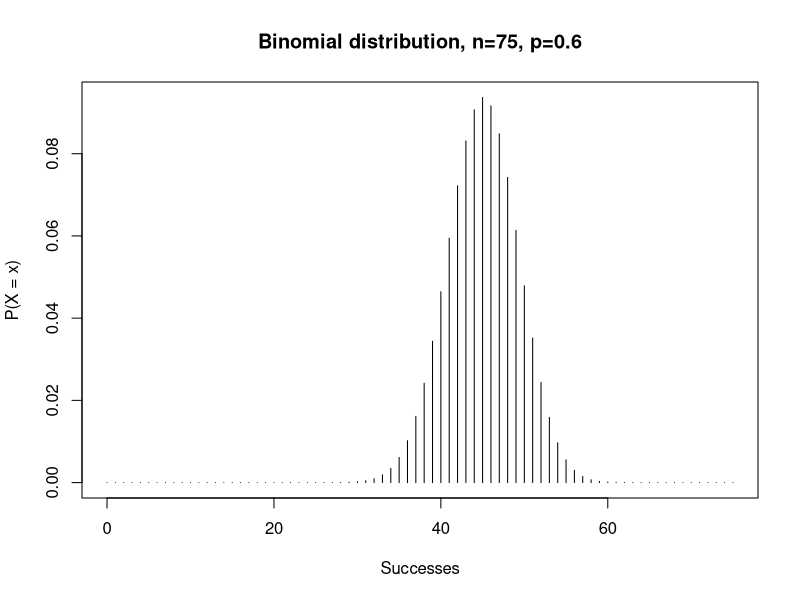
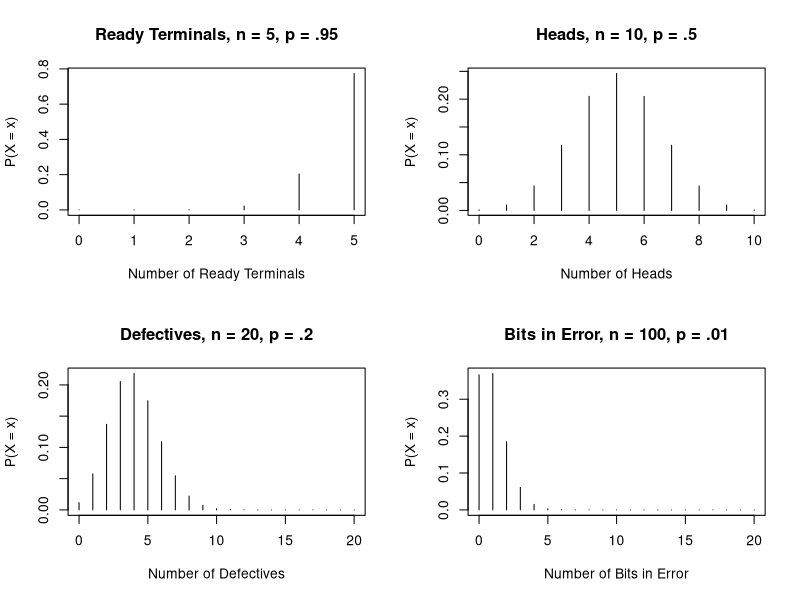
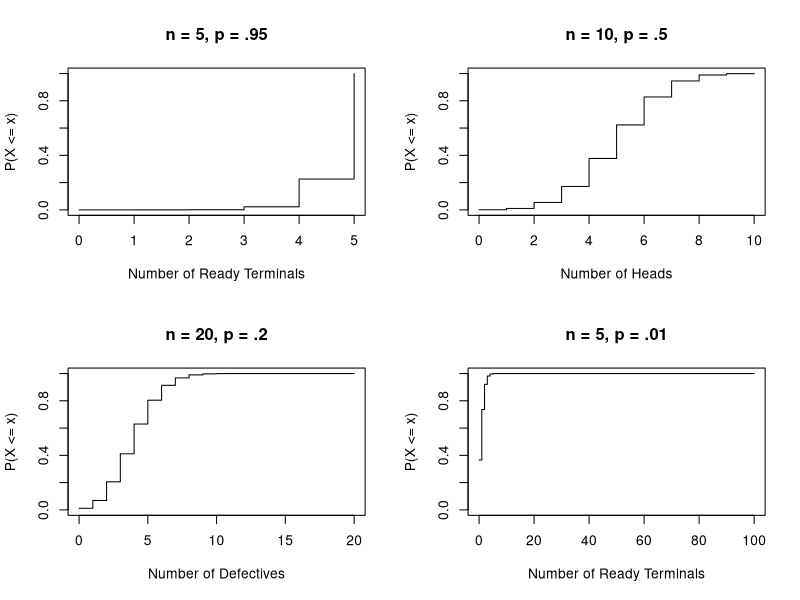
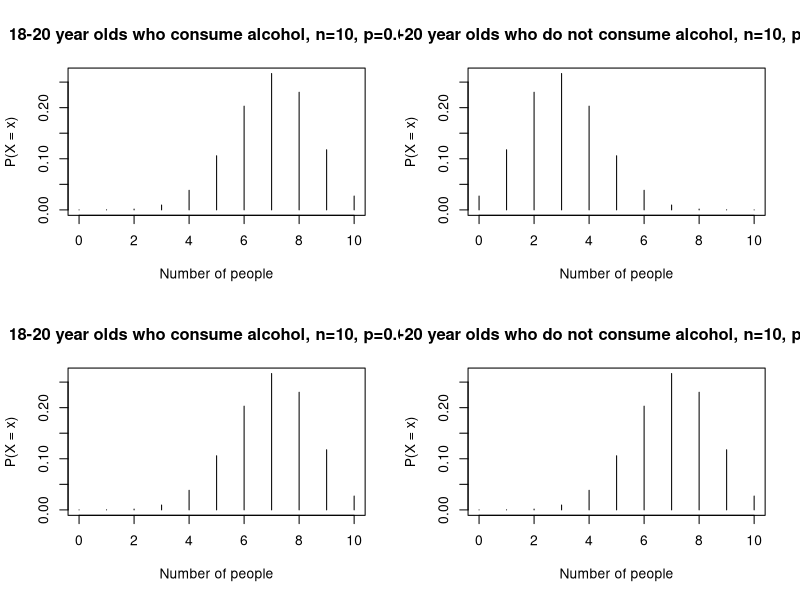
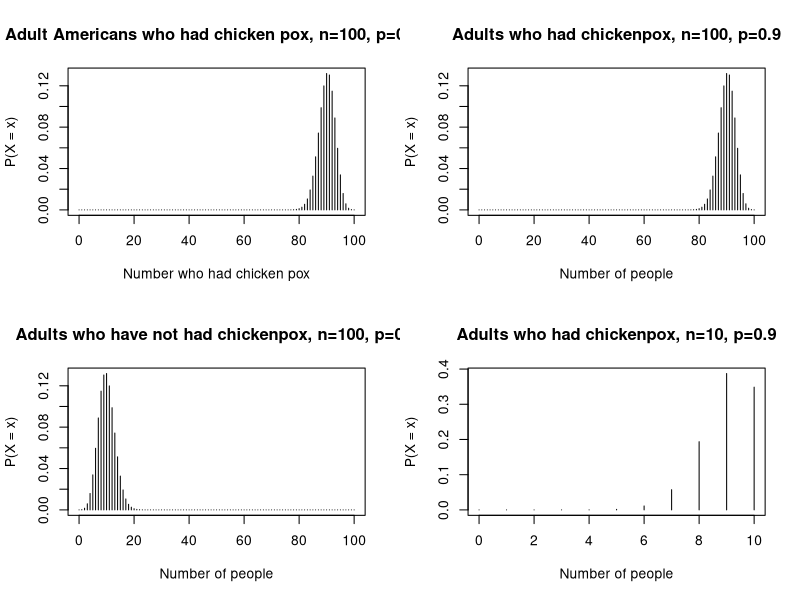
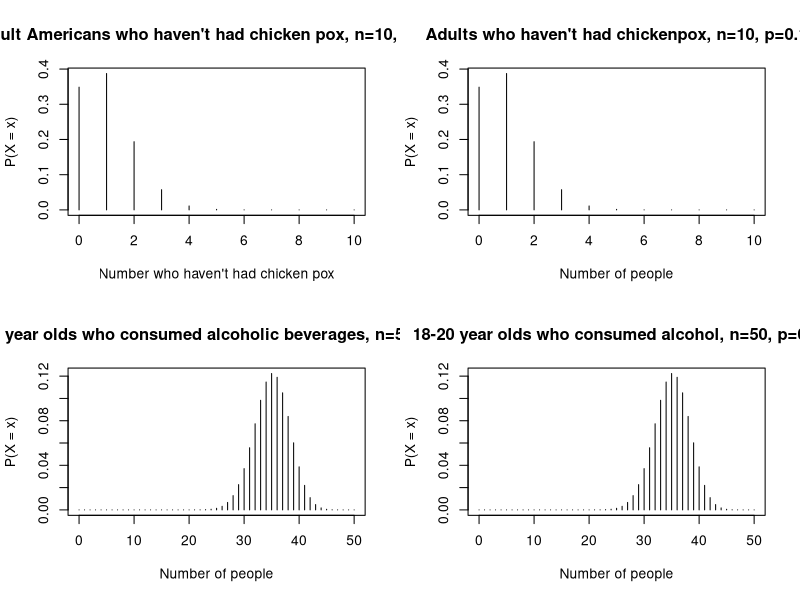
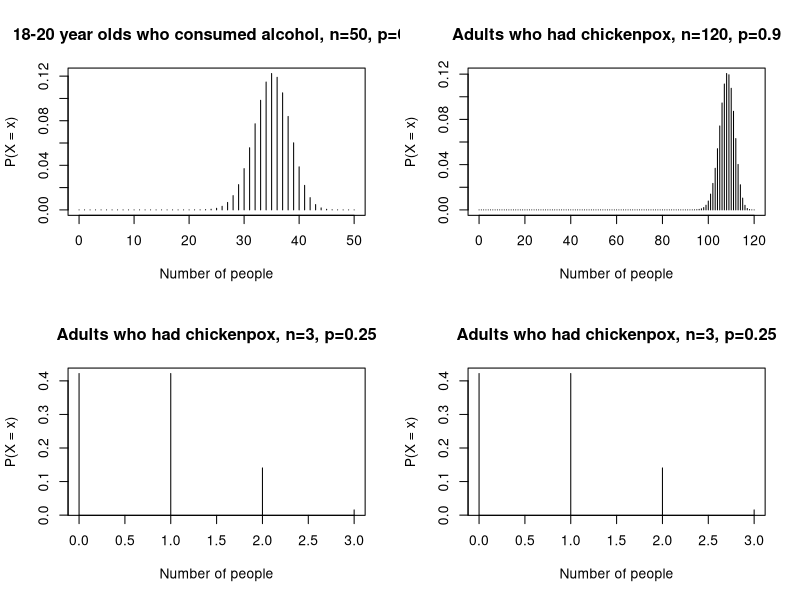
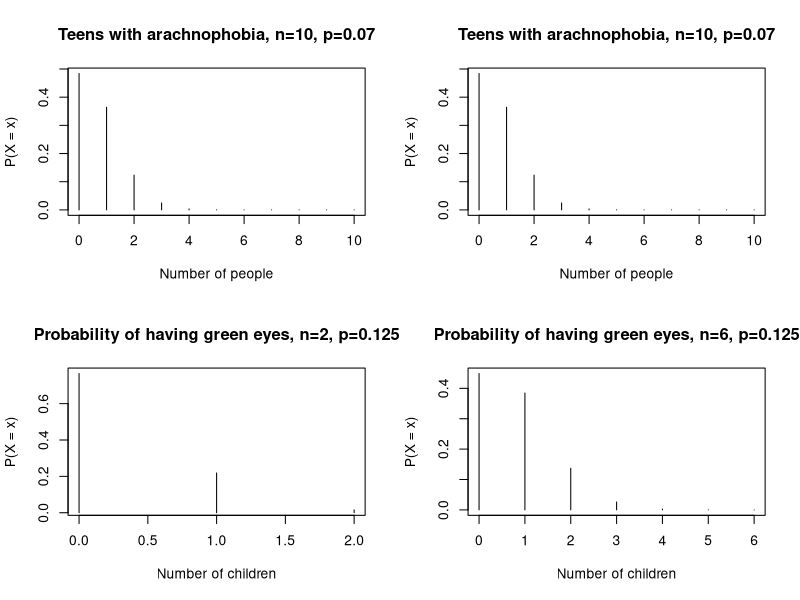

These charts were generated, in order, by the following R code:
## ---- chunk 1
knitr::opts_chunk$set(echo = TRUE)
# https://stackoverflow.com/questions/5352099/how-to-disable-scientific-notation
# https://stackoverflow.com/questions/25946047/how-to-prevent-scientific-notation-in-r
options(scipen = 999)
## ---- chunk 2
binom_summary <- function(successes, trials, prob,
                          main = NULL, xlab = "Successes", ylab = "P(X = x)") {
  # Annotate plot.
  param_str <- paste0(", n=", trials, ", p=", prob)
  main <- ifelse(is.null(main), paste0("Binomial distribution", param_str),
                 paste0(main, param_str))

  plot(0:trials, dbinom(0:trials, trials, prob = prob),
     xlab = xlab,
     ylab = ylab,
     type = "h",
     main = main)
  
  mu <- trials * prob
  sigma <- sqrt(trials * prob * (1 - prob))
  is_normal_approx <- trials * prob >= 10 & trials * (1 - prob) >= 10

  print(paste0("mu: ", mu))
  print(paste0("sigma: ", sigma))
  
  print(paste0("Trials: ", trials))
  print(paste0("Successes: ", successes))

  prob.exact <- dbinom(successes, trials, prob)
  
  prob.cumulative.lt <- pbinom(successes - 1, trials, prob)
  # Normal approximation
  prob.cumulative.lt.approx <- pnorm(successes, mu, sigma)
  # Normal approximation with continuity correction.
  prob.cumulative.lt.approx.corr <- pnorm(successes - 0.5, mu, sigma)
  
  prob.cumulative.le <- pbinom(successes, trials, prob)
  # Normal approximation
  prob.cumulative.le.approx <- pnorm(successes, mu, sigma)
  # Normal approximation with continuity correction.
  prob.cumulative.le.approx.corr <- pnorm(successes + 0.5, mu, sigma)
  
  prob.cumulative.gt <- pbinom(successes, trials, prob, lower.tail = F)
  # Normal approximation
  prob.cumulative.gt.approx <- pnorm(successes, mu, sigma, lower.tail = F)
  # Normal approximation with continuity correction.
  prob.cumulative.gt.approx.corr <- pnorm(successes + 0.5, mu, sigma, lower.tail = F)

  prob.cumulative.ge <- pbinom(successes - 1, trials, prob, lower.tail = F)
  # Normal approximation
  prob.cumulative.ge.approx <- pnorm(successes, mu, sigma, lower.tail = F)
  # Normal approximation with continuity correction.
  prob.cumulative.ge.approx.corr <- pnorm(successes - 0.5, mu, sigma, lower.tail = F)

  print(paste0("Binomial probability. P(X=x): ", round(prob.exact, 4)))

  print(paste0("Cumulative probability. P(X<x): ", round(prob.cumulative.lt, 4)))
  if (is_normal_approx) {
    print(paste0("    Normal approximation. P(X<x): ",
                 round(prob.cumulative.lt.approx, 4)))
    print(paste0("    Normal approximation w/ continuity correction. P(<x): ",
                 round(prob.cumulative.lt.approx.corr, 4)))
  }
  
  print(paste0("Cumulative probability. P(X<=x): ", round(prob.cumulative.le, 4)))
  if (is_normal_approx) {
    print(paste0("    Normal approximation. P(X<=x): ",
                 round(prob.cumulative.le.approx, 4)))
    print(paste0("    Normal approximation w/ continuity correction. P(<=x): ",
                 round(prob.cumulative.le.approx.corr, 4)))
  }
  
  print(paste0("Cumulative probability. P(X>x): ", round(prob.cumulative.gt, 4)))
  if (is_normal_approx) {
    print(paste0("    Normal approximation. P(X>x): ",
                 round(prob.cumulative.gt.approx, 4)))
    print(paste0("    Normal approximation w/ continuity correction. P(X>x): ",
                 round(prob.cumulative.gt.approx.corr, 4)))
  }

    print(paste0("Cumulative probability. P(X>=x): ", round(prob.cumulative.ge, 4)))
  if (is_normal_approx) {
    print(paste0("    Normal approximation. P(X>=x): ",
                 round(prob.cumulative.ge.approx, 4)))
    print(paste0("    Normal approximation w/ continuity correction. P(X>=x): ",
                 round(prob.cumulative.ge.approx.corr, 4)))
  }
}

binom_summary(52, 75, 0.60)
## ---- chunk 3
dbinom(x = 3, size =5, prob = .95)
## ---- chunk 4
x <- 0:5
dbinom(x, size= 5, prob =.95)
## ---- chunk 5
x <- 0:10
round(dbinom(x, 10, .5), 4)
## ---- chunk 6
options(scipen = 4)
x <- 0:20
dbinom(x, 20, 0.20)
## ---- chunk 7
x <- 0:100
dbinom(x, 100, 0.01)
## ---- chunk 8
par(mfrow = c(2,2)) # multiframe

x<-0:5 #Example 11.1
plot(x, dbinom(x, size = 5, prob = .95),
xlab = "Number of Ready Terminals",
ylab = "P(X = x)", type = "h",
main = "Ready Terminals, n = 5, p = .95")

x<-0:10 #Example 11.2
plot(x, dbinom(x, size = 10, prob = .5),
xlab = "Number of Heads",
ylab = "P(X = x)", type = "h", main = "Heads, n = 10, p = .5")

x<-0:20 #Example 11.3
plot(x, dbinom(x, size = 20, prob = .2),
xlab = "Number of Defectives",
ylab = "P(X = x)", type = "h",
main = "Defectives, n = 20, p = .2")

x<-0:20 #Example 11.4. No need for full range here
plot(x, dbinom(x, size = 100, prob = .01),
               xlab = "Number of Bits in Error",
               ylab = "P(X = x)", type = "h",
               main = "Bits in Error, n = 100, p = .01")
## ---- chunk 9
pbinom(3, 5, .95)
## ---- chunk 10
1 - pbinom(3, 5, .95)
pbinom(3, 5, .95, lower.tail = F)
## ---- chunk 11
pbinom (4, size = 20, prob =.2)
## ---- chunk 12
1 - pbinom(4, size = 20, prob = .2)
pbinom(4, size = 20, prob = .2, lower.tail = F)
## ---- chunk 13
x <- 0:20
prob <- pbinom(x, size = 20, prob= .2)

# Round to 4 decimal places.
round(prob, 4)
## ---- chunk 14
par(mfrow = c(2,2)) #multiframe
x = 0:5
plot(x, pbinom(x, size = 5, prob = .95),
     xlab = "Number of Ready Terminals",
     ylab = "P(X <= x)", ylim = c(0, 1),
     type = "s", main = "n = 5, p = .95")

x = 0:10
plot(x, pbinom(x, size = 10, prob = .5),
     xlab = "Number of Heads",
     ylab = "P(X <= x)", ylim = c(0, 1),
     type = "s", main = "n = 10, p = .5")

x = 0:20
plot(x, pbinom(x, size = 20, prob = .2),
     xlab = "Number of Defectives",
     ylab = "P(X <= x)", ylim = c(0, 1),
     type = "s", main = "n = 20, p = .2")

x = 0:100
plot(x, pbinom(x, size = 100, prob = .01),
     xlab = "Number of Ready Terminals",
     ylab = "P(X <= x)", ylim = c(0, 1),
     type = "s", main = "n = 5, p = .01")
## ---- chunk 15
celsius <- function(fahrenheit) {
  c <- (fahrenheit - 32) * (5 / 9)
  return(c)
}
mu.f <-77
sigma.f <- 5

mu.c <- celsius(mu.f)
## Nuh-uh.
## sigma.c <- celsius(sigma.f)
sigma.c <- 5 * (5 / 9)
## ---- chunk 16
temp.25percent <- qnorm(0.25) * sigma.c + mu.c
temp.75percent <- qnorm(0.75) * sigma.c + mu.c
iqr.temp <- round(temp.75percent - temp.25percent, 2)
## ---- chunk 17
binom_summary(successes = 6, trials = 10, prob = 0.697,
              main = "18-20 year olds who consume alcohol",
              xlab = "Number of people")
## ---- chunk 18
binom_summary(successes = 4, trials = 10, prob = 1 - 0.697,
              main = "18-20 year olds who do not consume alcohol",
              xlab = "Number of people")
## ---- chunk 19
binom_summary(successes = 2, trials = 10, prob = 0.697,
              main = "18-20 year olds who consume alcohol",
              xlab = "Number of people")
## ---- chunk 20
binom_summary(successes = 1, trials = 10, prob = 0.697,
              main = "18-20 year olds who do not consume alcohol",
              xlab = "Number of people")
## ---- chunk 21
plot(0:100, dbinom(x, 100, 0.90),
     xlab = "Number who had chicken pox",
     ylab = "P(X = x)",
     type = "h",
     main = "Adult Americans who had chicken pox, n=100, p=0.90")
## ---- chunk 22
binom_summary(successes = 97, trials = 100, prob = 0.90,
              main = "Adults who had chickenpox",
              xlab = "Number of people")
## ---- chunk 23
binom_summary(successes = 3, trials = 100, prob = 1 - 0.90,
              main = "Adults who have not had chickenpox",
              xlab = "Number of people")
## ---- chunk 24
binom_summary(successes = 1, trials = 10, prob = 0.90,
              main = "Adults who had chickenpox",
              xlab = "Number of people")
## ---- chunk 25
x <- 0:10
plot(x, dbinom(x, 10, 1 - 0.90),
     xlab = "Number who haven't had chicken pox",
     ylab = "P(X = x)",
     type = "h",
     main = "Adult Americans who haven't had chicken pox, n=10, p=0.10")
## ---- chunk 26
binom_summary(successes = 3, trials = 10, prob = 1 - 0.90,
              main = "Adults who haven't had chickenpox",
              xlab = "Number of people")
## ---- chunk 27
x <- 0:50
plot(x, dbinom(x, 50, 0.70),
     xlab = "Number of people",
     ylab = "P(X = x)",
     type = "h",
     main = "18-20 year olds who consumed alcoholic beverages, n=50, p=0.70")
## ---- chunk 28
binom_summary(successes = 35, trials = 50, prob = 0.70,
              main = "18-20 year olds who consumed alcohol",
              xlab = "Number of people")
## ---- chunk 29
binom_summary(successes = 45, trials = 50, prob = 0.70,
              main = "18-20 year olds who consumed alcohol",
              xlab = "Number of people")
## ---- chunk 30
binom_summary(successes = 105, trials = 120, prob = 0.90,
              main = "Adults who had chickenpox",
              xlab = "Number of people")
## ---- chunk 31
binom_summary(successes = 1, trials = 3, prob = 0.25,
              main = "Adults who had chickenpox",
              xlab = "Number of people")
## ---- chunk 32
binom_summary(successes = 2, trials = 3, prob = 0.25,
              main = "Adults who had chickenpox",
              xlab = "Number of people")
## ---- chunk 33
binom_summary(successes = 1, trials = 10, prob = 0.07,
              main = "Teens with arachnophobia",
              xlab = "Number of people")
## ---- chunk 34
binom_summary(successes = 2, trials = 10, prob = 0.07,
              main = "Teens with arachnophobia",
              xlab = "Number of people")
## ---- chunk 35
binom_summary(successes = 1, trials = 2, prob = 0.125,
              main = "Probability of having green eyes",
              xlab = "Number of children")
## ---- chunk 36
binom_summary(successes = 2, trials = 6, prob = 0.125,
              main = "Probability of having green eyes",
              xlab = "Number of children")
## ---- chunk 37
binom_summary(successes = 1, trials = 6, prob = 0.125,
              main = "Probability of having green eyes",
              xlab = "Number of children")
## ---- chunk 38
binom_summary(successes = 4, trials = 6, prob = 0.125,
              main = "Probability of having green eyes",
              xlab = "Number of children")
## ---- chunk 39
binom_summary(2, 3, 0.25)
## ---- chunk 40
binom_summary(0, 3, 0.25)
## ---- chunk 41
binom_summary(1, 3, 0.25)
## ---- chunk 42
binom_summary(2, 3, 0.51)
## ---- chunk 43
x <- 0:10
plot(x, dpois(x, 1))
## ---- chunk 44
prob <- (1^0 * exp(-1)) / factorial(0) + (1^1 * exp(-1)) / factorial(1) + (1^2 * exp(-1)) / factorial(2) 
## ---- chunk 45
mu <- 2500 * 0.70
sigma <- sqrt(mu * 0.30)
Z <- (1787 - mu - 0.5) / sigma

mu
sigma
Z

p <- 1 - pnorm(Z)
p
## ---- chunk 46
binom_summary(1786, 2500, 0.70)
